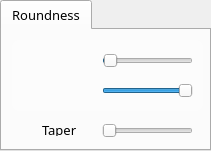
   <widget class="QTabWidget" name="tabWidget_3">
    <property name="enabled">
     <bool>true</bool>
    </property>
    <property name="geometry">
     <rect>
      <x>860</x>
      <y>10</y>
      <width>211</width>
      <height>151</height>
     </rect>
    </property>
    <property name="font">
     <font>
      <family>Lucida Sans</family>
      <pointsize>10</pointsize>
      <weight>50</weight>
      <italic>false</italic>
      <bold>false</bold>
      <strikeout>false</strikeout>
      <kerning>true</kerning>
     </font>
    </property>
    <property name="autoFillBackground">
     <bool>false</bool>
    </property>
    <property name="tabPosition">
     <enum>QTabWidget::North</enum>
    </property>
    <property name="tabShape">
     <enum>QTabWidget::Rounded</enum>
    </property>
    <property name="currentIndex">
     <number>0</number>
    </property>
    <property name="elideMode">
     <enum>Qt::ElideNone</enum>
    </property>
    <property name="documentMode">
     <bool>false</bool>
    </property>
    <property name="movable">
     <bool>true</bool>
    </property>
    <widget class="QWidget" name="tab_6">
     <attribute name="title">
      <string>Roundness</string>
     </attribute>
     <widget class="QLabel" name="label_11">
      <property name="geometry">
       <rect>
        <x>10</x>
        <y>5</y>
        <width>81</width>
        <height>41</height>
       </rect>
      </property>
      <property name="toolTip">
       <string>Phi Roundness</string>
      </property>
      <property name="autoFillBackground">
       <bool>false</bool>
      </property>
      <property name="styleSheet">
       <string notr="true"/>
      </property>
      <property name="frameShape">
       <enum>QFrame::NoFrame</enum>
      </property>
      <property name="frameShadow">
       <enum>QFrame::Plain</enum>
      </property>
      <property name="lineWidth">
       <number>1</number>
      </property>
      <property name="midLineWidth">
       <number>0</number>
      </property>
      <property name="text">
       <string/>
      </property>
      <property name="textFormat">
       <enum>Qt::AutoText</enum>
      </property>
      <property name="pixmap">
       <pixmap resource="aperio.qrc">:/aperio/phi.png</pixmap>
      </property>
      <property name="scaledContents">
       <bool>true</bool>
      </property>
     </widget>
     <widget class="QSlider" name="phiSlider">
      <property name="geometry">
       <rect>
        <x>100</x>
        <y>20</y>
        <width>91</width>
        <height>22</height>
       </rect>
      </property>
      <property name="focusPolicy">
       <enum>Qt::NoFocus</enum>
      </property>
      <property name="toolTip">
       <string>Explode</string>
      </property>
      <property name="minimum">
       <number>1</number>
      </property>
      <property name="maximum">
       <number>100</number>
      </property>
      <property name="value">
       <number>2</number>
      </property>
      <property name="orientation">
       <enum>Qt::Horizontal</enum>
      </property>
      <property name="invertedAppearance">
       <bool>false</bool>
      </property>
      <property name="invertedControls">
       <bool>false</bool>
      </property>
      <property name="tickPosition">
       <enum>QSlider::NoTicks</enum>
      </property>
     </widget>
     <widget class="QLabel" name="label_13">
      <property name="geometry">
       <rect>
        <x>10</x>
        <y>10</y>
        <width>191</width>
        <height>71</height>
       </rect>
      </property>
      <property name="toolTip">
       <string>Theta Roundness</string>
      </property>
      <property name="styleSheet">
       <string notr="true">border-radius: 6px;

background: rgba(255,255,255, 0.15);</string>
      </property>
      <property name="frameShape">
       <enum>QFrame::HLine</enum>
      </property>
      <property name="text">
       <string/>
      </property>
      <property name="scaledContents">
       <bool>true</bool>
      </property>
     </widget>
     <widget class="QLabel" name="label_14">
      <property name="geometry">
       <rect>
        <x>10</x>
        <y>40</y>
        <width>81</width>
        <height>41</height>
       </rect>
      </property>
      <property name="toolTip">
       <string>Theta Roundness</string>
      </property>
      <property name="styleSheet">
       <string notr="true"/>
      </property>
      <property name="frameShape">
       <enum>QFrame::NoFrame</enum>
      </property>
      <property name="text">
       <string/>
      </property>
      <property name="pixmap">
       <pixmap resource="aperio.qrc">:/aperio/theta.png</pixmap>
      </property>
      <property name="scaledContents">
       <bool>true</bool>
      </property>
     </widget>
     <widget class="QSlider" name="thetaSlider">
      <property name="geometry">
       <rect>
        <x>100</x>
        <y>50</y>
        <width>91</width>
        <height>22</height>
       </rect>
      </property>
      <property name="focusPolicy">
       <enum>Qt::NoFocus</enum>
      </property>
      <property name="toolTip">
       <string>Explode</string>
      </property>
      <property name="minimum">
       <number>3</number>
      </property>
      <property name="maximum">
       <number>100</number>
      </property>
      <property name="value">
       <number>100</number>
      </property>
      <property name="orientation">
       <enum>Qt::Horizontal</enum>
      </property>
      <property name="tickPosition">
       <enum>QSlider::NoTicks</enum>
      </property>
     </widget>
     <widget class="QSlider" name="taperSlider">
      <property name="geometry">
       <rect>
        <x>100</x>
        <y>90</y>
        <width>91</width>
        <height>22</height>
       </rect>
      </property>
      <property name="focusPolicy">
       <enum>Qt::NoFocus</enum>
      </property>
      <property name="toolTip">
       <string>Explode</string>
      </property>
      <property name="minimum">
       <number>0</number>
      </property>
      <property name="maximum">
       <number>100</number>
      </property>
      <property name="value">
       <number>0</number>
      </property>
      <property name="orientation">
       <enum>Qt::Horizontal</enum>
      </property>
      <property name="tickPosition">
       <enum>QSlider::NoTicks</enum>
      </property>
     </widget>
     <widget class="QLabel" name="lblTaper">
      <property name="geometry">
       <rect>
        <x>40</x>
        <y>93</y>
        <width>46</width>
        <height>13</height>
       </rect>
      </property>
      <property name="text">
       <string>Taper</string>
      </property>
     </widget>
     <zorder>label_13</zorder>
     <zorder>label_11</zorder>
     <zorder>phiSlider</zorder>
     <zorder>label_14</zorder>
     <zorder>thetaSlider</zorder>
     <zorder>taperSlider</zorder>
     <zorder>lblTaper</zorder>
    </widget>
   </widget>
